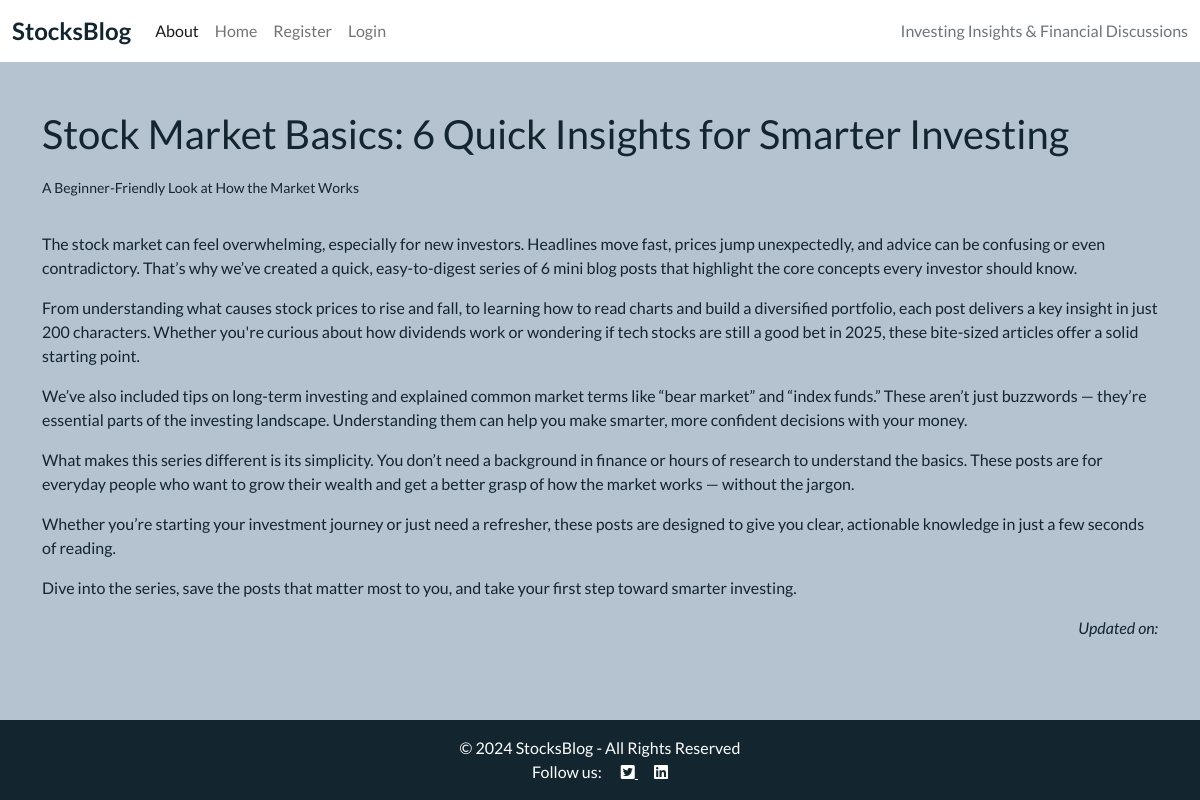
The page /about/ on the database its author committed.
### about/models.py (models this page shows, shortened)
class About(models.Model):
    title = models.CharField(max_length=200)
    content = models.TextField()
    updated_on = models.DateTimeField(auto_now=True)

### about/views.py (the view)
# urls.py: path('', views.about_views, name='about'),
def about_views(request):
    about = About.objects.all().order_by('-updated_on').first()
    return render(
        request,
        "about/about.html",
        {"about": about},
    )

### about/templates/about/about.html
{% extends 'blog/base.html' %}
{% block content %}
{% load static %}
<div class="container mt-5">
    <div class="row">
        <div class="col-12">
            <h1>{{ about.title }}</h1>
            <div>{{ about.content|safe }}</div>
        </div>
    </div>
    <div class="row">
        <div class="col text-right">
            <p class="text-end"><em>Updated on: {{ about.updated_date }}</em></p>
        </div>
    </div>
</div>
{% endblock content %}

### blog/static/css/style.css (style rules this page uses)
body { background-color: #B4C3CF; font-family: 'Lato', sans-serif; color: #13252F; }
.main-bg { background-color: #B4C3CF; }

### rows shown on the page
About: title "Stock Market Basics: 6 Quick Insights for Smarter Investing", content "A Beginner-Friendly Look at How the Market Works The stock market can feel overwhelming, especially for new investors. Headlines move fast, prices jump unexpectedly, and advice can be confusing or even contradictory. That’s why we’ve created a quick, easy-to-digest series of 6 mini blog posts that highlight the core concepts every investor should know. From understanding what causes stock prices to rise and fall, to learning how to read charts and build a diversified portfolio, each post delivers a key insight in just 200 characters. Whether you're curious about how dividends work or wondering if tech stocks are still a good bet in 2025, these bite-sized articles offer a solid starting…"
